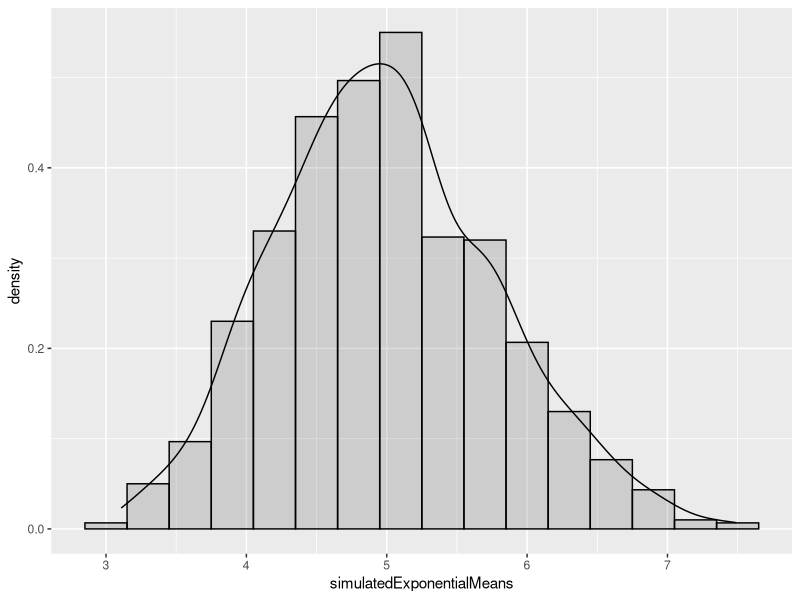
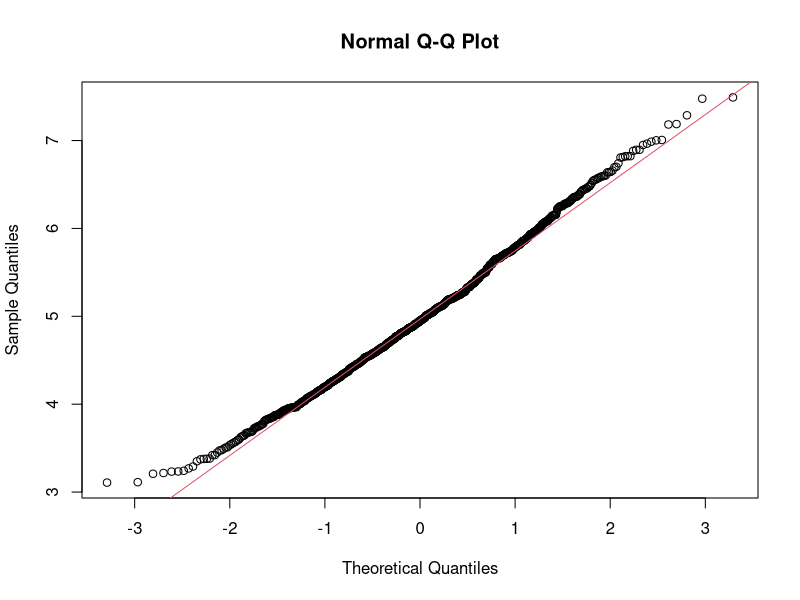

Recreate these plots in R, in order.
## ---- chunk 1
#Set the appropriate parameters for the simulation
n = 40
nosims = 1000
expLambda = 0.2

#Set seed for reprodcibility
set.seed(1)

#Simulate the exponential distributions 
simulatedExpValues = replicate(nosims, rexp (n, expLambda))

#Calculate the individual means of the simulated exponential simulations
simulatedExponentialMeans = colMeans (simulatedExpValues)

#Calculate the mean of the sinulated means. This tells us where the simulation means are centered.
meanOfSimExpMeans = mean(simulatedExponentialMeans)
meanOfSimExpMeans

#Theoretical mean
meanTheoretical = 1/expLambda
meanTheoretical
## ---- chunk 2
#Calculate the variance of the simulated means
varianceSimExponMeans = var (simulatedExponentialMeans)
varianceSimExponMeans

#Calculate the theoretical variance
varianceTheoretical = ((1/expLambda)/sqrt (n))^2
varianceTheoretical
## ---- chunk 3
library (ggplot2)
par(mfrow = c(1,1))
q <- ggplot(data.frame(simulatedExponentialMeans), aes(x = simulatedExponentialMeans)) + geom_histogram(alpha = 0.2, binwidth=0.3, colour = "black", aes(y = ..density..)) + geom_density()
q

par(mfrow = c(1,1))
qqnorm(simulatedExponentialMeans)
qqline(simulatedExponentialMeans, col = 2)

#Calculate the 95% Confidence Interval of the simulated sample means
meanOfSimExpMeans + c(-1,1) * qt (0.975, 40) * sd (simulatedExponentialMeans)
